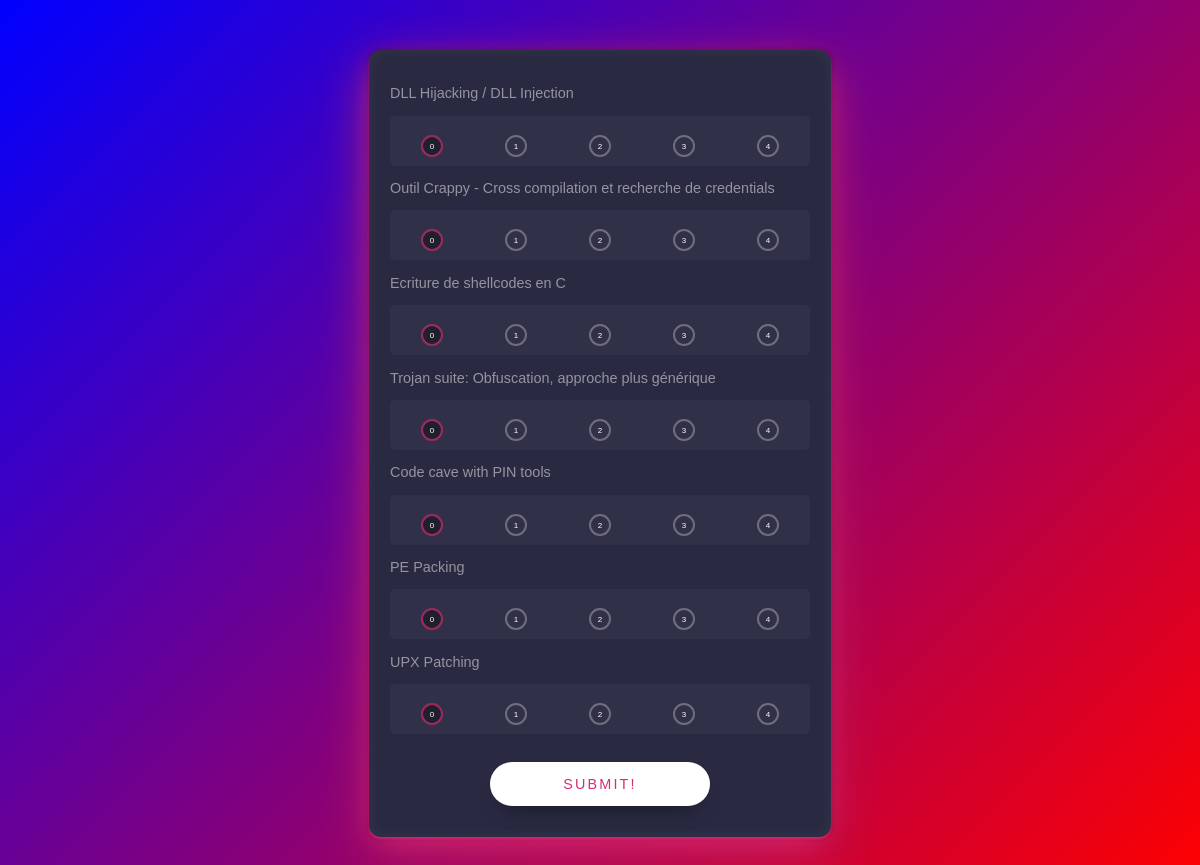
The page / on the database its author committed.
### schema.py (models this page shows)
class QUESTIONS(BASE):
    __tablename__ = 'QUESTIONS'
    id = Column(Integer, primary_key=True)
    QUESTION = Column(Text(convert_unicode=True), nullable=False)
    DATE = Column(Date())

### server.py (the view)
@application.route('/', methods=['GET'])
def showSondage():
    return render_template('index.html', title='Enquête Slow Transfert', choicelist=BDD.getQuestions())

### BDD.py (called while the page is built)
def getQuestions():
    session = schema.SESSION()
    instance = []
    for item in session.query(schema.QUESTIONS).all():
        instance.append(item.QUESTION)
    session.close()
    return instance

### templates/index.html (shortened to what this page needs)
<!DOCTYPE html>
<html >
<head>
      <link rel="stylesheet" href="{{ url_for('static', filename='css/style.css') }}">
</head>
<body>
  <div class="rb-box">
{% for item in choicelist %}
  <p>{{ item }}</p>
  <div id="rb-{{ loop.index0 }}" class="rb">
    <div class="rb-tab rb-tab-active" data-value="0">
      <div class="rb-spot">
        <span class="rb-txt">0</span>
      </div>
    </div><div class="rb-tab" data-value="1">
      <div class="rb-spot">
        <span class="rb-txt">1</span>
      </div>
    </div><div class="rb-tab" data-value="2">
      <div class="rb-spot">
        <span class="rb-txt">2</span>
      </div>
    </div><div class="rb-tab" data-value="3">
      <div class="rb-spot">
        <span class="rb-txt">3</span>
      </div>
    </div><div class="rb-tab" data-value="4">
      <div class="rb-spot">
        <span class="rb-txt">4</span>
      </div>
    </div>
  </div>
{% endfor %}
  <div class="button-box">
    <button class="button trigger">Submit!</button>
  </div>
</div>
</body>
</html>

### static/css/style.css (style rules this page uses)
html, body { min-height: 100%; }
body { font-family: sans-serif; background: #42426b; background-image: -webkit-linear-gradient(135deg, #FF0000, #0000FF); background-image: linear-gradient(-45deg, #FF0000, #0000FF); color: rgba(255,255,255,.5); }
.rb-box { width: 80%; max-width: 420px; margin: 50px auto; padding: 1.3em; background: #292942; border-radius: .75em; -webkit-filter: drop-shadow(1px 2px 5px rgba(0,0,0,.3)); filter: drop-shadow(1px 2px 5px rgba(0,0,0,.3)); box-shadow: 0 2px 2px rgba(243,49,128,.5), 0 0px 5px rgba(243,49,128,.15), 0 0px 4px rgba(0,0,0,.35), 0 5px 20px rgba(243,49,128,.25), 0 15px 50px rgba(243,49,128,.75), inset 0 0 15px rgba(255,255,255,.05); }
p { font-size: .9em; }
.rb { padding: 16px 0; text-align: center; background: rgba(255,255,255,.03); border-radius: .3em; }
.rb-tab { display: inline-block; position: relative; width: 20%; }
.rb-txt { position: absolute; top: 50%; left: 50%; transform: translate(-50%, -50%); font-size: .5em; color: #FFFFFF; }
.rb-spot { position: absolute; width: 18px; height: 18px; top: 50%; left: 50%; transform: translate(-50%, -50%); background: transparent; border: 2px solid rgba(255,255,255,.3); border-radius: 100%; cursor: pointer; transition: ease .5s; }
.rb-tab-active .rb-spot { background: rgba(0,0,0,.35); border: 2px solid rgba(243,49,128,.6); }
.button-box { padding: 10px 0; text-align: center; }
button { display: inline-block; width: 80%; margin-top: 1.2em; padding: 1em; max-width: 220px; font-size: .9em; color: #D42D78; text-transform: uppercase; text-decoration: none; letter-spacing: .15em; background: white; border: none; outline: none; border-radius: 5em; box-shadow: 0 15px 20px -10px rgba(0, 0, 0, 0.3); transition: color 0.6s, box-shadow 0.3s, transform 0.3s; cursor: pointer; }

### rows shown on the page
QUESTIONS: QUESTION "DLL Hijacking / DLL Injection"
QUESTIONS: QUESTION "Outil Crappy - Cross compilation et recherche de credentials"
QUESTIONS: QUESTION "Ecriture de shellcodes en C"
QUESTIONS: QUESTION "Trojan suite: Obfuscation, approche plus générique"
QUESTIONS: QUESTION "Code cave with PIN tools"
QUESTIONS: QUESTION "PE Packing"
QUESTIONS: QUESTION "UPX Patching"
